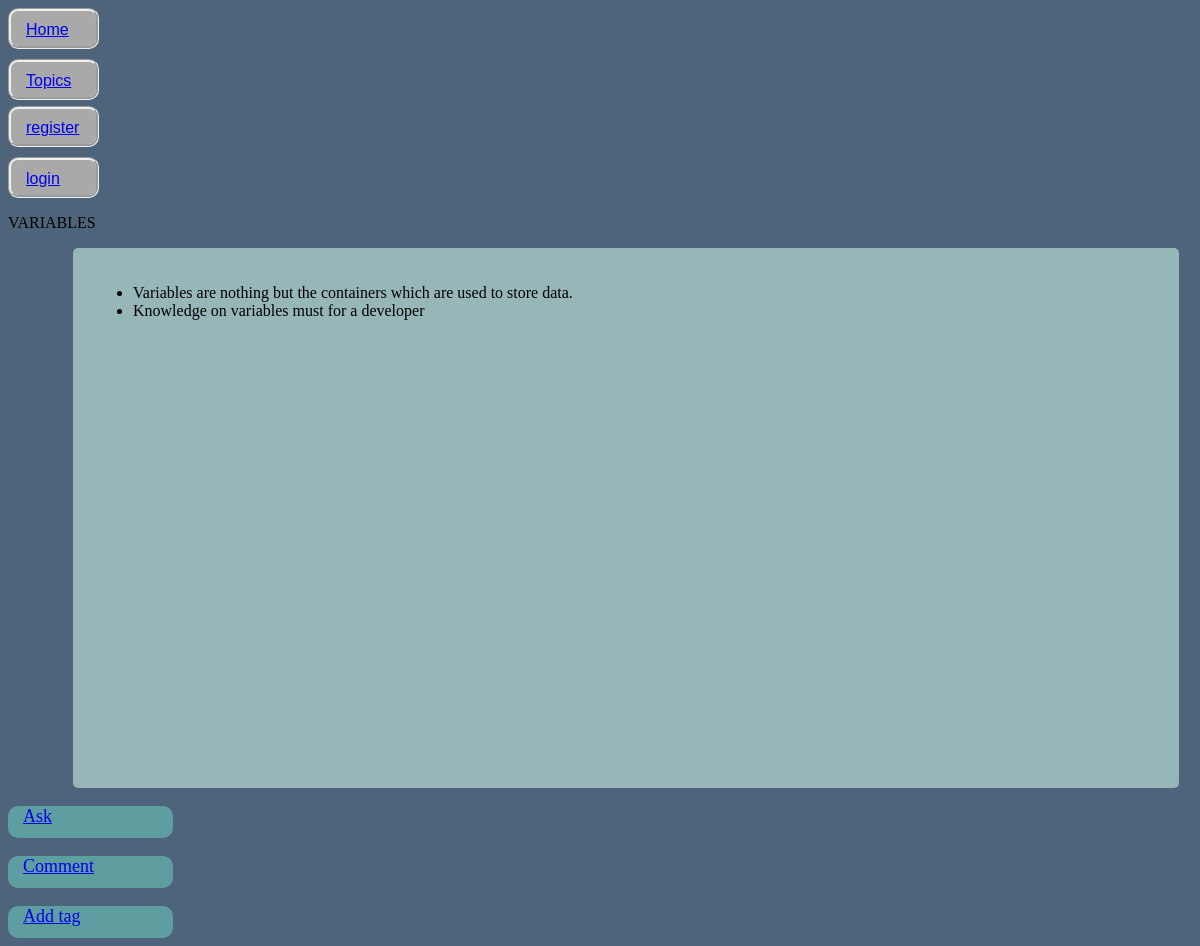
The app's page /topics/3/ with its own data.
### pybasic/models.py (models this page shows)
class Topic(models.Model):
    name = models.CharField(max_length=200)
    created = models.DateTimeField(auto_now_add=True)
    tags = models.ManyToManyField(Tags, through='TagTopics')
    def __str__(self):
        return f"{self.name}"

class Entry(models.Model):
    topic = models.ForeignKey(Topic, on_delete=models.CASCADE)
    entry = models.TextField()
    created = models.DateTimeField(auto_now_add=models.CASCADE)
    def __str__(self):
        return f"{self.entry}"
    class Meta:
        verbose_name_plural = "Entries"

### pybasic/views.py (the view)
# urls.py: path('topics/<int:topic_id>/', views.topic_detail, name='topic-detail'),
def topic_detail(request, topic_id):
    topic = topic_in_detail(topic_id)
    entries = filter_entries_by_topic(topic_id)
    comments = filter_comments_by_user_topic(request.user.id, topic_id)
    questions = filter_questions_by_topic_user(request.user.id, topic_id)
    context = {
        "topic": topic,
        "entries": entries,
    }
    return render(request, "pybasic/topic_detail.html", context)

### pybasic/service_layer.py (called while the page is built)
def topic_in_detail(topic_id):
    topic = Topic.objects.get(id=topic_id)
    return topic

def filter_entries_by_topic(topic_id):
    entries = Entry.objects.filter(topic_id=topic_id)
    return entries

def filter_comments_by_user_topic(user_id, topic_id):
    comments = Comment.objects.filter(user_id=user_id, topic_id=topic_id)
    return comments

def filter_questions_by_topic_user(user_id, topic_id):
    questions = Questions.objects.filter(user_id=user_id, topic_id=topic_id)
    return questions

### pybasic/templates/pybasic/topic_detail.html (shortened to what this page needs)
<!DOCTYPE html>
<html lang="en">
<head>
</head>
<body>
    {% extends 'pybasic/base.html' %}
    {% block content %}
    <p>{{topic}}</p>
    <div class="topic">
        <ul>
            {% for entry in entries %}
            <li>
                {{entry}}
            </li>
            {% endfor %}
        </ul>
    </div>
    <diV class='tabs'>
        <p><a href="{% url 'pybasic:question' topic.id %}">Ask</a></p>
    </diV>
    <diV class='tabs'>
        <p><a href="{% url 'pybasic:comment' topic.id %}">Comment</a></p>
    </diV>
    <div class="tabs">
        <p><a href="{% url 'pybasic:add-tag-topic' topic.id %}">Add tag</a></p>
    </div>
    {% endblock content%}

### pybasic/templates/pybasic/topic_detail.html (style rules this page uses)
.topic { background-color: rgb(150, 182, 184); height: 500px; padding: 20px; border-radius: 5px; width: 90%; margin-left: 65px; }
.tabs { background-color: cadetblue; width: 150px; height: 30px; border-radius: 10px; padding-left: 15px; font-size: 18px; padding-bottom: 2px; margin-bottom: 3px; }

### pybasic/templates/pybasic/base.html (style rules this page uses)
body { background-color: rgb(78, 100, 122); }

### records on screen
Topic: name "VARIABLES"
Entry: entry "Variables are nothing but the containers which are used to store data."
Entry: entry "Knowledge on variables must for a developer"
